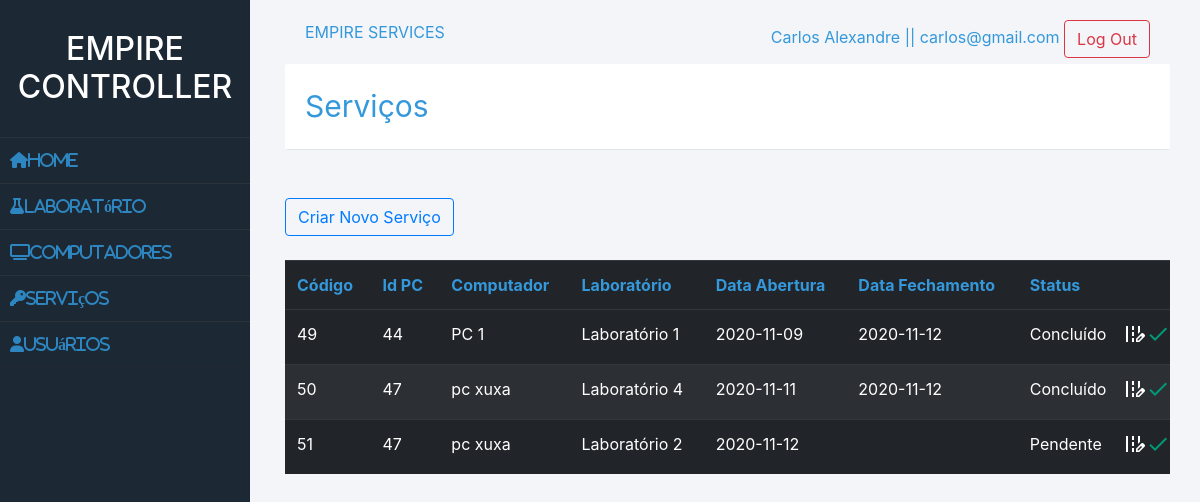
Page /servicos/listarServicos.php (signed in) on the committed database.
### tables this page shows
CREATE TABLE `servicos` (
  `id` int(10) NOT NULL,
  `idComputador` int(10) DEFAULT NULL,
  `idLaboratorio` int(10) DEFAULT NULL,
  `dataAbertura` date DEFAULT NULL,
  `dataFechamento` date DEFAULT NULL,
  `idStatus` int(10) DEFAULT NULL,
  `descricao` varchar(100) DEFAULT NULL,
  `componentes` varchar(100) DEFAULT NULL,
  `custo` float(10,2) DEFAULT NULL
);

CREATE TABLE `computador` (
  `id` int(10) NOT NULL,
  `descricaoCom` varchar(50) DEFAULT NULL,
  `idLaboratorio` int(5) DEFAULT NULL,
  `idStatus` int(10) DEFAULT NULL
);

CREATE TABLE `laboratorio` (
  `id` int(10) NOT NULL,
  `descricaoLab` varchar(50) NOT NULL
);

CREATE TABLE `status` (
  `id` int(10) NOT NULL,
  `descricaoStatus` varchar(30) NOT NULL
);

### servicos/listarServicos.php (the view, shortened to what this page needs)
<?php
    $pdo = Conexao::conectar();
    $sql = "SELECT s.id, s.idComputador, c.descricaoCom, l.descricaoLab, s.dataAbertura, s.dataFechamento, status.descricaoStatus
            FROM servicos s
            INNER JOIN computador c
            INNER JOIN laboratorio l
            INNER JOIN status
            WHERE s.idComputador = c.id
            AND s.idLaboratorio = l.id
            AND s.idStatus = status.id;";
    $listarServico = $pdo->query($sql);
?>
<?php
        require "../header.php";
        require "../sideBar/sidebar.php";
?>
            <div class="titulo">Serviços</div>
            <div class="info">
                <br>
                <br>
    <button type="button" onclick="JavaScript:location.href='../servicos/frmCadastrarServicos.php'" class="btn btn-outline-primary">Criar Novo Serviço</button>
    <br>
    <br>
    <table class = "table table-striped table-dark">
        <tr class="thead-dark">
            <th>Código</th>
            <th>Id PC</th>
            <th>Computador</th>
            <th>Laboratório</th>
            <th>Data Abertura</th>
            <th>Data Fechamento</th>
            <th>Status</th>
            <th></th>
        </tr>
        <?php foreach($listarServico as $servicos){ ?>
            <tr>
                <td><?php echo $servicos['id']; ?></td>
                <td><?php echo $servicos['idComputador']; ?></td>
                <td><?php echo $servicos['descricaoCom']; ?></td>
                <td><?php echo $servicos['descricaoLab']; ?></td>
                <td><?php echo $servicos['dataAbertura']; ?></td>
                <td><?php echo $servicos['dataFechamento']; ?></td>
                <td><?php echo $servicos['descricaoStatus']; ?></td>
                <td><div class="row">
                        <a href="#" onclick="JavaScript:location.href='../servicos/frmEditarServico.php?id=<?php echo $servicos['id'];?>'"> <i class="material-icons">edit_road</i></a>
                        <a href="#" class="concluir" onclick="location.href='../servicos/frmConcluirServico.php?id=<?php echo $servicos['id'];?>&?idComputador=<?php echo $servicos['idComputador'];?>'"> <i class="material-icons">done</i></a>
                    </div>
                </td>
            </tr>
        <?php }?>
    </table>
<?php require "../footer.php";?>

### header.php (shortened to what this page needs)
<!DOCTYPE html>
<html lang="pt-br">
<head>
    <link rel="stylesheet" href="https://stackpath.bootstrapcdn.com/bootstrap/4.5.2/css/bootstrap.min.css">
    <link rel="stylesheet" href="https://maxcdn.bootstrapcdn.com/bootstrap/4.0.0/css/bootstrap.min.css">
    <link rel="stylesheet" href="../login/style.css">
    <link rel="stylesheet" href="../estilos.css">
</head>
<body>

### sideBar/sidebar.php (shortened to what this page needs)
<div class="warapper">
    <div class="sidebar">
        <h2>Empire Controller</h2>
        <ul>
            <li><a href="../home/home.php"><i class="fas fa-home">Home</i></a></li>
            <li><a href="../laboratorio/listarLaboratorio.php"><i class="fas fa-flask">Laboratório</i></a></li>
            <li><a href="../computador/listarComputador.php"><i class="fas fa-tv">Computadores</i></a></li>
            <li><a href="../servicos/listarServicos.php"><i class="fas fa-key">Serviços</i></a></li>
            <?php if ($_SESSION['idFuncao'] == 1){?>
                <li><a href="../usuario/listarUsuario.php"><i class="fas fa-user">Usuários</i></a></li>
            <?php }?>
        </ul>
    </div>
    <div class="main_content">
        <div class="header">
            EMPIRE SERVICES
            <div class="usuario">
                <?php echo $_SESSION['nome'];?> ||
                <?php echo $_SESSION['email'];?>
                <a type="button" class="btn btn-outline-danger" href="../conexao/logout.php">Log Out</a>
            </div>
        </div>

### footer.php
                </div>
            </div>
        </div>
    </body>
</html>

### estilos.css (style rules this page uses)
* { margin: 0; padding: 0; box-sizing: border-box; list-style: none; text-decoration: none; }
body { background: #f3f5f9; }
.warapper { display: flex; position: relative; }
.warapper .sidebar { position: fixed; width: 250px; height: 100%; background: #1C2833 ; padding: 30px 0; }
.warapper .sidebar h2 { color: #fff; text-transform: uppercase; text-align: center; margin-bottom: 30px; }
.warapper .sidebar ul li { padding: 10px; border-bottom: 1px solid rgba(100,0,0,0.05); border-top: 1px solid rgba(225,255,255,0.05); }
.warapper .sidebar ul li a { color: #2E86C1; display: block; }
.warapper .sidebar ul li a .fas { width: 25px; }
.warapper .main_content { width: 100%; margin-left: 285px; margin-right: 30px; }
.warapper .main_content .header { padding: 20px; color: #3498DB; }
.warapper .main_content .header .usuario { float: right; }
.warapper .main_content .titulo { padding: 20px; border-radius: 1%; background: #fff; color: #3498DB; border-bottom: 1px solid #e0e4e8; font-size: 30px; }
.warapper .main_content .info table tbody tr th { color: #3498DB; }
.warapper .main_content .info table tbody tr td div a { color: #fff; }
.warapper .main_content .info table tbody tr td div .concluir { color: #009B77; }

### rows in the picture
servicos: id "49", idComputador "44", idComputador.descricaoCom "PC 1", idLaboratorio.descricaoLab "Laboratório 1", dataAbertura "2020-11-09", dataFechamento "2020-11-12", idStatus.descricaoStatus "Concluído"
servicos: id "50", idComputador "47", idComputador.descricaoCom "pc xuxa", idLaboratorio.descricaoLab "Laboratório 4", dataAbertura "2020-11-11", dataFechamento "2020-11-12", idStatus.descricaoStatus "Concluído"
servicos: id "51", idComputador "47", idComputador.descricaoCom "pc xuxa", idLaboratorio.descricaoLab "Laboratório 2", dataAbertura "2020-11-12", idStatus.descricaoStatus "Pendente"

### other values in the picture
$_SESSION['nome'] "Carlos Alexandre"
$_SESSION['email'] "carlos@gmail.com"
